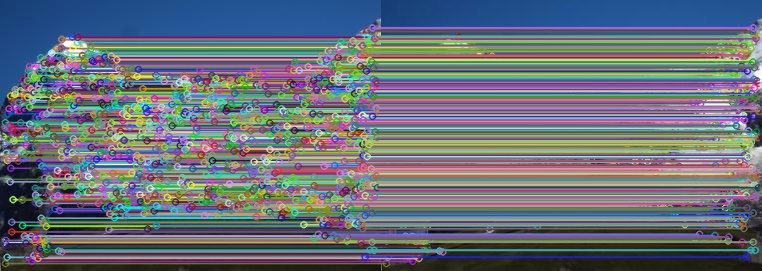
#> input picture CV/MP4/p4/code1/matching.jpg, 762 x 271 px
$ python -i detectBlobs.py   (imports and definitions only)
#> lines starting #> are read from the running program, lines starting #| are printed output that depends on the picture; long printed decimals are rounded
# This code is part of:
#
#   CMPSCI 670: Computer Vision
#   University of Massachusetts, Amherst
#   Instructor: Subhransu Maji
#

import numpy as np
from skimage.color import rgb2gray
from scipy.ndimage.filters import convolve
import sys

def py_im2double(img):
    grayscaled = rgb2gray(img)
    return grayscaled
#     original_img = grayscaled.astype('float')
#     img_min, img_max = np.min(original_img.ravel()), np.max(original_img.ravel())
#     return (original_img - img_min) / (img_max - img_min)

def laplacian_of_gaussian_filter(sigma):
    kernel_size = np.round(4*sigma)
    if kernel_size % 2 == 0:
        kernel_size+=1
    half_size=np.floor(kernel_size/2)
    x, y = np.meshgrid(np.arange(-half_size, half_size+1), np.arange(-half_size, half_size+1))

    exp_term=np.exp(-(x**2+y**2) / (2*sigma**2))
    exp_term[exp_term < sys.float_info.epsilon * exp_term.max()] = 0
    if exp_term.sum() != 0:
        exp_term = exp_term/exp_term.sum()
    else:
        exp_term
    kernel = -((x**2 + y**2 - (2*sigma**2)) / sigma**2) * exp_term
    kernel=kernel-kernel.mean()
    return kernel

def create_scale_space(gray_image,sigma_scale_factor,initial_sigma,level):
    h,w=np.shape(gray_image)
    scale_space = np.zeros((h,w,level),np.float32)
    sigma = [0]*(level+1)
    sigma[0] = initial_sigma
    for i in range(0,level):
        print('Convolving with sigma={}'.format(sigma[i]))
        kernel=laplacian_of_gaussian_filter(sigma[i])
        convolved_image=convolve(gray_image,kernel)
        scale_space[:,:,i] = np.square(convolved_image)
        sigma[i+1]=sigma[i]*sigma_scale_factor
    return scale_space, sigma

def max_scaled_spaces(scale_spaces, i, j, l1, l2):
    h, w = scale_spaces[:, :, 0].shape
    search_over = [(0, 1), (0, -1), (1, 1), (1, -1), (-1, 1), (-1, -1), (1, 0), (-1, 0)]
    flag = True
    for _i, _j in search_over:
        if (i+_i in range(h)) and (j+_j in range(w)):
            if scale_spaces[i+_i, j+_j, l2] >= scale_spaces[i, j, l1]:
                flag = False
    return flag

def non_max_suppression_blobs(scale_spaces, scaling, sigma, level_, cutoff=0.003):
    scale_spaces_max = scale_spaces.copy()
    h, w = scale_spaces_max[:, :, 0].shape
    kernel = [int(np.ceil(s)) for s in sigma]
    blob_location = []
    for le in range(0, level_):
        curr = kernel[le]
        print ("Iterating for Level={}".format(le))
        scale_spaces_max[-curr:, -curr:, le] = 0
        scale_spaces_max[:curr, :curr, le] = 0
        for i in range(curr+1, (h - curr - 1)):
            for j in range(curr+1, (w - curr - 1)):
                if scale_spaces[i, j, le] < cutoff:
                    continue
                curr_flag = max_scaled_spaces(scale_spaces, i, j, le, le)
                lower_flag = (le > 0) and scale_spaces[i, j, le-1] < scale_spaces[i, j, le] and max_scaled_spaces(scale_spaces, i, j, le, le-1)
                upper_flag = (le < level_-1) and scale_spaces[i, j, le+1] < scale_spaces[i, j, le]  and max_scaled_spaces(scale_spaces, i, j, le, le+1)
                if curr_flag and lower_flag and upper_flag: #and lower_flag
                    blob_location.append([i, j, le, scale_spaces[i, j, le]])
                    scale_spaces_max[i, j, le] = 1
    blobs = np.zeros((len(blob_location), 5))
    i = 0
    for item in blob_location:
        x, y = item[0], item[1]
        radius = sigma[item[2]]
        score = item[3]
        blobs[i] = [y, x, radius, -1, score] #(x, y, radius, angle, score)
        i+=1
    return blobs

def detectBlobs(im, param={}):
    #Default Params
    default_cutoff, default_sigma, default_level, default_scaling = 0.001, 1.2, 14, np.sqrt(1.8)
    cutoff = param.get("cutoff") if param.get("cutoff") is not None else default_cutoff
    sigma_seed = param.get("sigma_seed") if param.get("sigma_seed") is not None else default_sigma
    level = param.get("level") if param.get("level") is not None else default_level
    scaling = param.get("scaling") if param.get("scaling") is not None else default_scaling

    processed_im = py_im2double(rgb2gray(im))
    scale_space, sigma = create_scale_space(processed_im, scaling, sigma_seed, level)
    blobs = non_max_suppression_blobs(scale_space, scaling, sigma, level, cutoff)
    return blobs

>>> import cv2
>>> picture = cv2.cvtColor(cv2.imread('matching.jpg'), cv2.COLOR_BGR2RGB)
>>> result = detectBlobs(picture)
#> in detectBlobs, `cutoff = param.get("cutoff") if param.get("cutoff") is not None else d..`: cutoff = 0.001
#> in detectBlobs, `sigma_seed = param.get("sigma_seed") if param.get("sigma_seed") is not..`: sigma_seed = 1.2
#> in detectBlobs, `level = param.get("level") if param.get("level") is not None else defa..`: level = 14
#> in detectBlobs, `scaling = param.get("scaling") if param.get("scaling") is not None els..`: scaling = 1.34
#> in py_im2double, `grayscaled = rgb2gray(img)`:
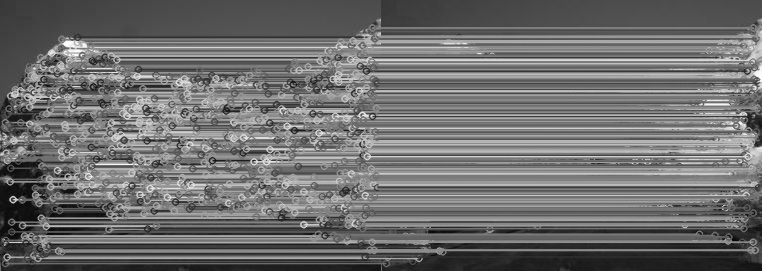
#> grayscaled: shape (271, 762) float64; min 0.0117, max 0.999, mean 0.436
#> in create_scale_space, `sigma = [0]*(level+1)`: sigma = [0, 0, 0, 0, 0, 0, 0, 0, 0, 0, 0, 0, 0, 0, 0]
#> the loop in create_scale_space, `for i in range(0,level):` made 13 passes
#> (kernel_size in laplacian_of_gaussian_filter, half_size in laplacian_of_gaussian_filter) on passes 2 to 13: (7, 3), (9, 4), (13, 6), (17, 8), (21, 10), (29, 14), (39, 19), (51, 25), (69, 34), (91, 45), (123, 61), (163, 81)
#| Convolving with sigma=1.2
#| Convolving with sigma=1.610
#| Convolving with sigma=2.16
#| Convolving with sigma=2.898
#| Convolving with sigma=3.888
#| Convolving with sigma=5.216
#| Convolving with sigma=6.998
#| Convolving with sigma=9.389
#> (further printed lines are left out)
#> pass 1, in create_scale_space, `convolved_image=convolve(gray_image,kernel)`:
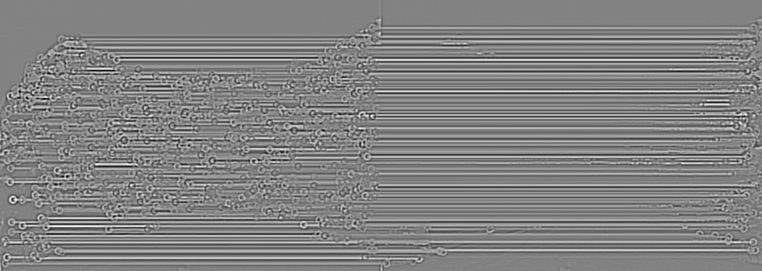
#> convolved_image: shape (271, 762) float64; min -0.266, max 0.254, mean 1.22e-17; drawn with min black and max white
#> pass 2, in create_scale_space, `convolved_image=convolve(gray_image,kernel)`:
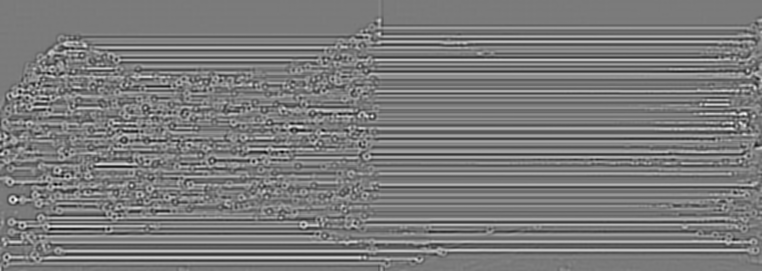
#> convolved_image: shape (271, 762) float64; min -0.248, max 0.266, mean -2.92e-18; drawn with min black and max white
#> pass 3, in create_scale_space, `convolved_image=convolve(gray_image,kernel)`:
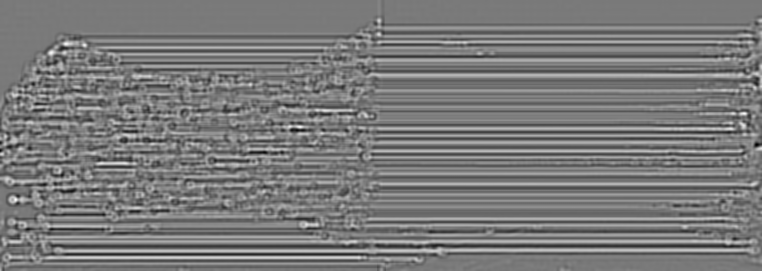
#> convolved_image: shape (271, 762) float64; min -0.229, max 0.249, mean 2.87e-17; drawn with min black and max white
#> after the loop in create_scale_space, `for i in range(0,level):`:
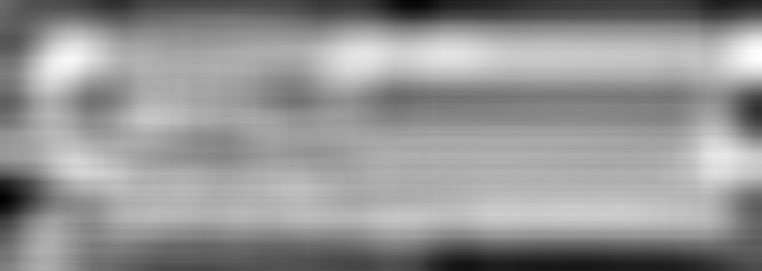
#> convolved_image: shape (271, 762) float64; min -0.145, max 0.105, mean -5.27e-17; drawn with min black and max white
#> after the loop in create_scale_space, `for i in range(0,level):`: sigma = [1.2, 1.61, 2.16, 2.9, 3.89, 5.22, 7, 9.39, 12.6, 16.9, 22.67, 30.42, 40.81, 0, 0]
#> (the run stopped early here; a loop or call above may not have finished)
